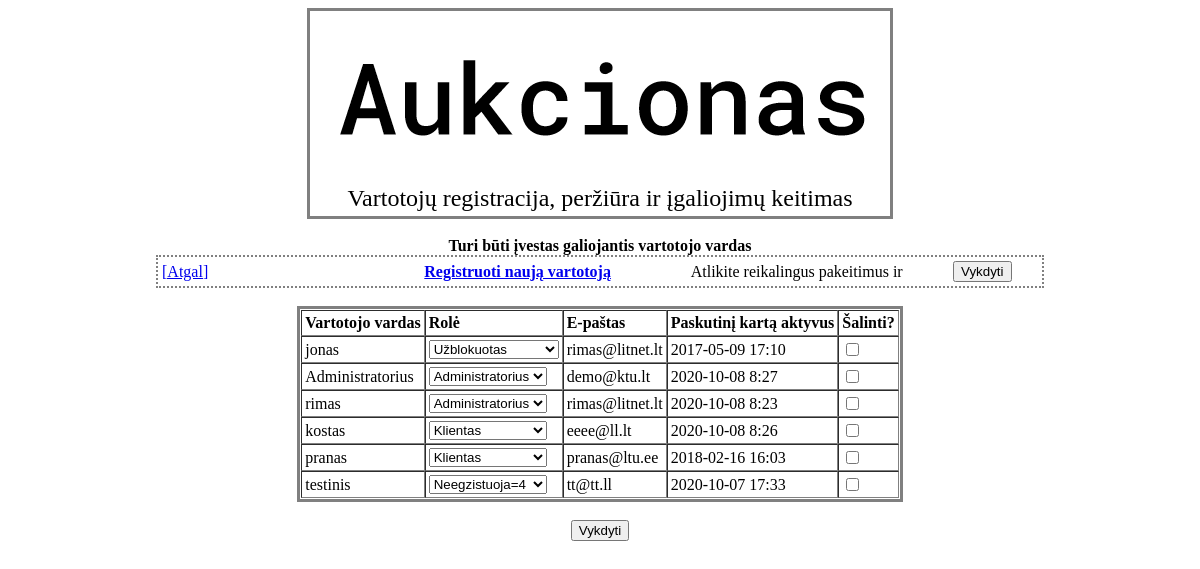
/admin.php (signed in), run on the app's committed database.
### tables this page shows
CREATE TABLE `users` (
  `username` varchar(30) NOT NULL,
  `password` varchar(32) DEFAULT NULL,
  `userid` varchar(32) NOT NULL,
  `userlevel` tinyint(1) UNSIGNED DEFAULT NULL,
  `email` varchar(50) DEFAULT NULL,
  `timestamp` timestamp NOT NULL DEFAULT CURRENT_TIMESTAMP
);

### include/nustatymai.php (called while the page is built, shortened)
<?php
$user_roles=array(
	"Administratorius"=>"9",
	"Klientas"=>"5",);
$uregister="both";

### admin.php (the view, shortened to what this page needs)
<?php
include("include/nustatymai.php");
?>
<html>
    <head>
        <link href="include/styles.css" rel="stylesheet" type="text/css" >
    </head>
    <body>
        <table class="center" ><tr><td>
            <center><img src="include/top.png"></center>
            </td></tr><tr><td>
		<center><font size="5">Vartotojų registracija, peržiūra ir įgaliojimų keitimas</font></center></td></tr></table> <br>
		<center><b><?php echo $_SESSION['message']; ?></b></center>
		<form name="vartotojai" action="procadmin.php" method="post">
	    <table class="center" style=" width:75%; border-width: 2px; border-style: dotted;">
		         <tr><td width=30%><a href="index.php">[Atgal]</a></td><td width=30%>
	<?php
		   if ($uregister != "self") echo "<a href=\"register.php\"><b>Registruoti naują vartotoją<b></a><td>";
		   else echo "</td>";
	?>
			<td width="30%">Atlikite reikalingus pakeitimus ir</td><td width="10%"> <input type="submit" value="Vykdyti"></td></tr></table> <br>
<?php
	$db=mysqli_connect(DB_SERVER, DB_USER, DB_PASS, DB_NAME);
	$sql = "SELECT username,userlevel,email,timestamp "
            . "FROM " . TBL_USERS . " ORDER BY userlevel DESC,username";
	$result = mysqli_query($db, $sql);
?>
    <table class="center"  border="1" cellspacing="0" cellpadding="3">
    <tr><td><b>Vartotojo vardas</b></td><td><b>Rolė</b></td><td><b>E-paštas</b></td><td><b>Paskutinį kartą aktyvus</b></td><td><b>Šalinti?</b></td></tr>
<?php
        while($row = mysqli_fetch_assoc($result))
	{
	    $level=$row['userlevel'];
	  	$user= $row['username'];
	  	$email = $row['email'];
      	$time = date("Y-m-d G:i", strtotime($row['timestamp']));
      	echo "<tr><td>".$user. "</td><td>";
    	echo "<select name=\"role_".$user."\">";
      	$yra=false;
		foreach($user_roles as $x=>$x_value)
  			{echo "<option ";
        	 if ($x_value == $level) {$yra=true;echo "selected ";}
             echo "value=\"".$x_value."\" ";
         	 echo ">".$x."</option>";
        	 }
		if (!$yra)
        {echo "<option selected value=".$level.">Neegzistuoja=".$level."</option>";}
        $UZBLOKUOTAS=UZBLOKUOTAS; echo "<option ";
        if ($level == UZBLOKUOTAS) echo "selected ";
          echo "value=".$UZBLOKUOTAS." ";
        echo ">Užblokuotas</option>";
      echo "</select></td>";
      echo "<td>".$email."</td><td>".$time."</td>";
      echo "<td><input type=\"checkbox\" name=\"naikinti_".$user."\">";
   }
?>
        </table>
        <br> <input type="submit" value="Vykdyti">
        </form>
    </body></html>

### include/styles.css (style rules this page uses)
table.center { margin-left:auto; margin-right:auto; margin-bottom: 0px; margin-top: 0px; border-width: 3px; border-style: solid; border-color: grey; padding: 1px; background-color: white; }
body { text-align:center; }

### data on the page
users: username "jonas", userlevel+username "Užblokuotas", email "rimas@litnet.lt", timestamp "2017-05-09 17:10"
users: username "Administratorius", userlevel+username "Administratorius", email "demo@ktu.lt", timestamp "2020-10-08 8:27"
users: username "rimas", userlevel+username "Administratorius", email "rimas@litnet.lt", timestamp "2020-10-08 8:23"
users: username "kostas", userlevel+username "Klientas", email "eeee@ll.lt", timestamp "2020-10-08 8:26"
users: username "pranas", userlevel+username "Klientas", email "pranas@ltu.ee", timestamp "2018-02-16 16:03"
users: username "testinis", username "Neegzistuoja=4", email "tt@tt.ll", timestamp "2020-10-07 17:33"

### other printed values
$_SESSION['message'] "Turi būti įvestas galiojantis vartotojo vardas"
